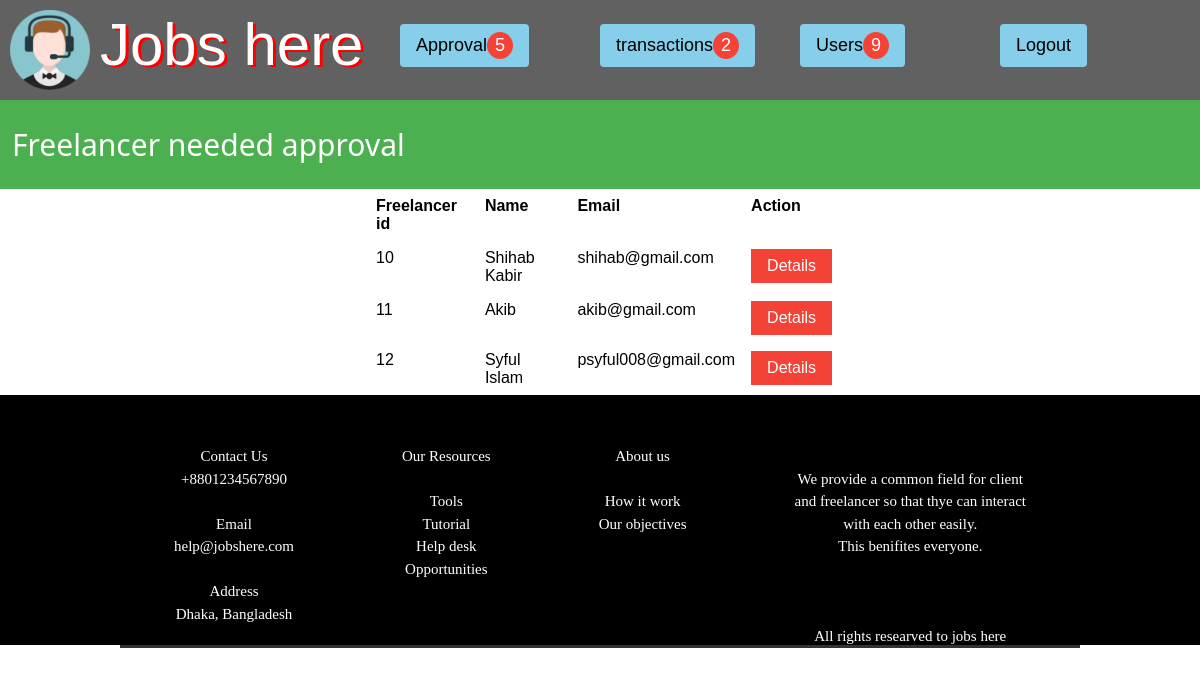
Screenshot of /admin.php (signed in) with the database file from the repository.
### tables this page shows
CREATE TABLE `freelancer` (
  `fid` int(20) NOT NULL,
  `name` varchar(100) NOT NULL,
  `username` varchar(200) NOT NULL,
  `password` varchar(200) NOT NULL,
  `dob` date NOT NULL,
  `gender` varchar(20) NOT NULL,
  `email` varchar(100) NOT NULL,
  `phone` bigint(20) NOT NULL,
  `hprice` float NOT NULL,
  `address` varchar(200) NOT NULL,
  `skills` varchar(300) NOT NULL,
  `jobs_completed` int(11) NOT NULL,
  `review` double NOT NULL,
  `total_rat` double NOT NULL,
  `rating` double NOT NULL,
  `balance` float NOT NULL,
  `status` varchar(20) NOT NULL
);

### admin.php (the view, shortened to what this page needs)
<?php
 require_once("config.php");
  $sql="SELECT * FROM `freelancer` WHERE status='waiting'";
  $sql2="SELECT * FROM `client` WHERE status='waiting'";
  $req=mysqli_query($connection,$sql);
  $req2=mysqli_query($connection,$sql2);
  $n1=mysqli_num_rows($req);
  $n2=mysqli_num_rows($req2);
  $nt=$n1+$n2;
  $sql3="SELECT * FROM `freelancer` WHERE status='approved'";
  $sql4="SELECT * FROM `client` WHERE status='approved'";
  $req3=mysqli_query($connection,$sql3);
  $req4=mysqli_query($connection,$sql4);
  $n5=mysqli_num_rows($req3);
  $n6=mysqli_num_rows($req4);
  $nt1=$n5+$n6;
  $sql23="SELECT * FROM `transaction_table` WHERE status='pending'";
  $run23=mysqli_query($connection,$sql23);
  $n4=mysqli_num_rows($run23);
?>
<html>
<head>
  <link rel="stylesheet" type="text/css" href="style.css">
  <link rel="stylesheet" href="css/w3.css">
<link rel="stylesheet" href="css/font.css">
</head>
<body>
  <div class="w3-row w3-dark-gray">
    <div class="w3-col l1">
      <img src="images/logo.png" style="height: 100px;width: 100px;padding:10px">
    </div>
    <div class="w3-col l3">
      <span class="jobb">Jobs here</span>
    </div>
    <div class="w3-col l2" style="padding-top: 2%;background-color: transparent;">
      <div class="w3-dropdown-hover" style="background-color: transparent;">
        <button class="w3-button w3-round w3-light-blue w3-large">Approval<span class="w3-badge w3-red"><?php echo"$nt";?></span></button>
      </div>
    </div>
    <div class="w3-col l2" style="padding-top: 2%;">
      <a href="admin-transactionlist.php" class="w3-button w3-round w3-light-blue w3-large">transactions<span class="w3-badge w3-red"><?php echo"$n4";?></span></a>
    </div>
    <div class="w3-col l2" style="padding-top: 2%;background-color: transparent;">
      <div class="w3-dropdown-hover" style="background-color: transparent;">
        <button class="w3-button w3-round w3-light-blue w3-large">Users<span class="w3-badge w3-red"><?php echo"$nt1";?></span></button>
      </div>
    </div>
    <div class="w3-col l2"  style="padding-top: 2%;">
      <div class="w3-dropdown-hover" style="background-color: transparent;">
        <a href="admin.php?status=logout" class="w3-button w3-round w3-light-blue w3-large">Logout</a>
      </div>
    </div>
  </div>
 <div class="w3-cointer w3-green" style="padding: 1%">
  <h2>Freelancer needed approval</h2>
 </div>
 <div class="w3-container" style="padding-left: 30%;padding-right: 30%;">
 <table class="w3-table">
           <tr><th>Freelancer id</th>
               <th>Name</th>
               <th>Email</th>
               <th>Action</th>
           <?php while($flancer=mysqli_fetch_array($req)) {?>
           <tr>
               <td><?php echo $flancer['fid']; ?></td>
               <td><?php echo $flancer['name']; ?></td>
               <td><?php echo $flancer['email']; ?></td>
               <td><a href="flancerdetails.php?show=<?php echo $flancer['fid']; ?>" class="w3-button w3-red">Details</a></td>
           </tr>
           <?php } ?>
       </table>
  </div>
     <div class="grid-foot">
    <div>Contact Us<br>+8801234567890<br><br>Email<br>help@jobshere.com<br><br>Address<br>Dhaka, Bangladesh</div>
    <div>Our Resources<br><br>Tools<br>Tutorial<br>Help desk<br>Opportunities</div>
    <div>About us<br><br>How it work<br>Our objectives<br></div>
    <div><br>We provide a common field for client<br> and freelancer so that thye can interact<br> with each other easily.<br> This benifites everyone. <br><br><br><br>All rights researved to jobs here</div>
  </div>
</body>
</html>

### style.css (style rules this page uses)
.jobb { color: white; text-shadow: 3px 2px red; font-size: 60px; padding-bottom: 0px; padding-top: 0px; text-align: center; }
body { font-family: "Times New Roman", Times, serif; }
.grid-foot { display: grid; grid-template-columns: auto auto auto auto; grid-gap: 0px; background-color: rgb(0,0,0,1); padding-left: 10%; padding-right: 10%; color: white; height: 250px; padding-top: 50px; }
.grid-foot > div { text-align: center; background-color: rgb(0,0,0,0.8); font-family: "Calibri", Light; }

### css/w3.css (style rules this page uses)
html { box-sizing:border-box }
*,*:before,*:after { box-sizing:inherit }
html { -ms-text-size-adjust:100%;-webkit-text-size-adjust:100% }
body { margin:0 }
a { background-color:transparent;-webkit-text-decoration-skip:objects }
img { border-style:none }
button,input,select,textarea { font:inherit;margin:0 }
button,input { overflow:visible }
button,select { text-transform:none }
button,html [type=button],[type=reset],[type=submit] { -webkit-appearance:button }
html,body { font-family:Verdana,sans-serif;font-size:15px;line-height:1.5 }
html { overflow-x:hidden }
h2 { font-size:30px }
h1,h2,h3,h4,h5,h6 { font-family:"Segoe UI",Arial,sans-serif;font-weight:400;margin:10px 0 }
img { vertical-align:middle }
a { color:inherit }
.w3-table,.w3-table-all { border-collapse:collapse;border-spacing:0;width:100%;display:table }
.w3-table td,.w3-table th,.w3-table-all td,.w3-table-all th { padding:8px 8px;display:table-cell;text-align:left;vertical-align:top }
.w3-table th:first-child,.w3-table td:first-child,.w3-table-all th:first-child,.w3-table-all td:first-child { padding-left:16px }
.w3-btn,.w3-button { border:none;display:inline-block;padding:8px 16px;vertical-align:middle;overflow:hidden;text-decoration:none;color:inherit;background-color:inherit;text-align:center;cursor:pointer;white-space:nowrap }
.w3-btn,.w3-button { -webkit-touch-callout:none;-webkit-user-select:none;-khtml-user-select:none;-moz-user-select:none;-ms-user-select:none;user-select:none }
.w3-badge,.w3-tag { background-color:#000;color:#fff;display:inline-block;padding-left:8px;padding-right:8px;text-align:center }
.w3-badge { border-radius:50% }
.w3-dropdown-click,.w3-dropdown-hover { position:relative;display:inline-block;cursor:pointer }
.w3-dropdown-hover:first-child,.w3-dropdown-click:hover { background-color:#ccc;color:#000 }
.w3-container:after,.w3-container:before,.w3-panel:after,.w3-panel:before,.w3-row:after,.w3-row:before,.w3-row-padding:after,.w3-row-padding:before, .w3-cell-row:before,.w3-cell-row:after,.w3-clear:after,.w3-clear:before,.w3-bar:before,.w3-bar:after { content:"";display:table;clear:both }
.w3-col,.w3-half,.w3-third,.w3-twothird,.w3-threequarter,.w3-quarter { float:left;width:100% }
@media (min-width:993px) { .w3-col.l1 { width:8.33333% } }
@media (min-width:993px) { .w3-col.l2 { width:16.66666% } }
@media (min-width:993px) { .w3-col.l3 { width:24.99999% } }
.w3-round,.w3-round-medium { border-radius:4px }
.w3-container,.w3-panel { padding:0.01em 16px }
.w3-large { font-size:18px!important }
.w3-light-blue,.w3-hover-light-blue:hover { color:#000!important;background-color:#87CEEB!important }
.w3-green,.w3-hover-green:hover { color:#fff!important;background-color:#4CAF50!important }
.w3-red,.w3-hover-red:hover { color:#fff!important;background-color:#f44336!important }
.w3-dark-grey,.w3-hover-dark-grey:hover,.w3-dark-gray,.w3-hover-dark-gray:hover { color:#fff!important;background-color:#616161!important }

### rows the page displays
freelancer: fid "10", name "Shihab Kabir", email "shihab@gmail.com"
freelancer: fid "11", name "Akib", email "akib@gmail.com"
freelancer: fid "12", name "Syful Islam", email "psyful008@gmail.com"

### other values shown
$nt "5"
$n4 "2"
$nt1 "9"
